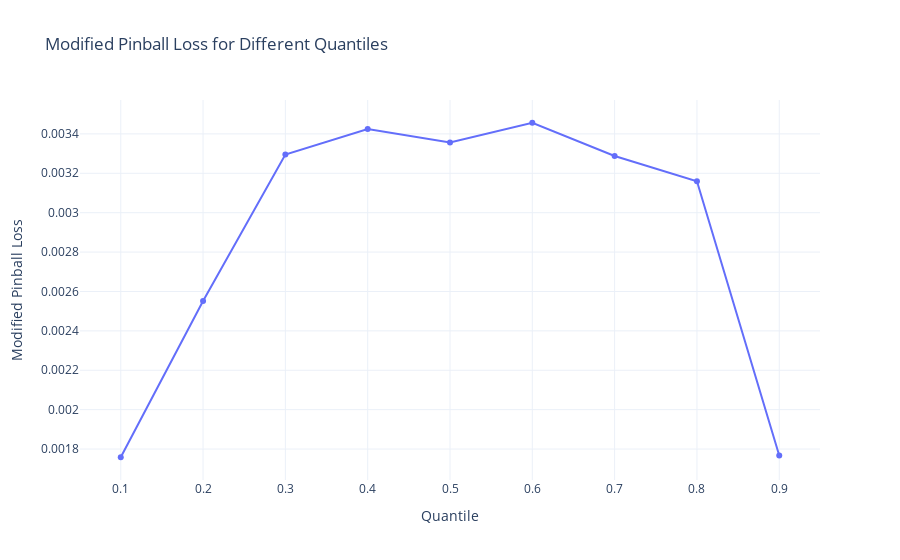

The cell this chart's notebook holds for it:
### Code cell
import plotly.express as px
# Erstellen eines DataFrames für Plotly
df = pd.DataFrame({
    'Quantile': [i/10 for i in quantiles],
    'Loss': losses
})

# Plotten der Verluste mit Plotly
fig = px.line(df, x='Quantile', y='Loss', markers=True, title='Modified Pinball Loss for Different Quantiles')
fig.update_layout(
    xaxis_title='Quantile',
    yaxis_title='Modified Pinball Loss',
    template='plotly_white'
)
fig.show()

### Figure 1 — Plotly figure (JSON) as saved in the notebook; plotly's stock layout.template omitted (floating-point values rounded to 4 significant figures)
{"data": [{"hovertemplate": "Quantile=%{x}<br>Loss=%{y}<extra></extra>", "legendgroup": "", "line": {"color": "#636efa", "dash": "solid"}, "marker": {"symbol": "circle"}, "mode": "lines+markers", "name": "", "orientation": "v", "showlegend": false, "type": "scatter", "x": [0.1, 0.2, 0.3, 0.4, 0.5, 0.6, 0.7, 0.8, 0.9], "xaxis": "x", "y": [0.001758, 0.002552, 0.003295, 0.003425, 0.003356, 0.003457, 0.003288, 0.00316, 0.001767], "yaxis": "y"}], "layout": {"legend": {"tracegroupgap": 0}, "title": {"text": "Modified Pinball Loss for Different Quantiles"}, "xaxis": {"anchor": "y", "domain": [0, 1], "title": {"text": "Quantile"}}, "yaxis": {"anchor": "x", "domain": [0, 1], "title": {"text": "Modified Pinball Loss"}}}}
